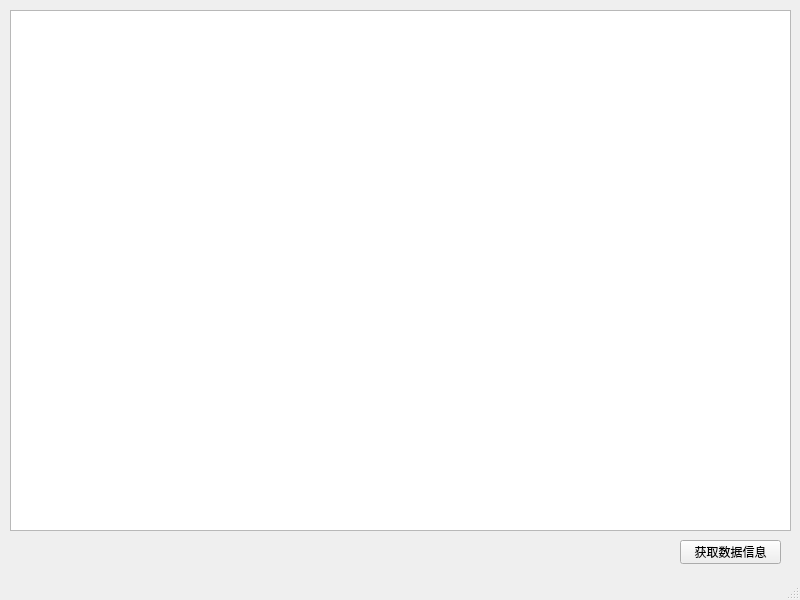
<?xml version="1.0" encoding="UTF-8"?>
<ui version="4.0">
 <class>MainWindow</class>
 <widget class="QMainWindow" name="MainWindow">
  <property name="geometry">
   <rect>
    <x>0</x>
    <y>0</y>
    <width>800</width>
    <height>600</height>
   </rect>
  </property>
  <property name="windowTitle">
   <string>Http应用程序</string>
  </property>
  <widget class="QWidget" name="centralwidget">
   <widget class="QTextBrowser" name="textBrowser">
    <property name="geometry">
     <rect>
      <x>10</x>
      <y>10</y>
      <width>781</width>
      <height>521</height>
     </rect>
    </property>
   </widget>
   <widget class="QPushButton" name="pushButton_GetData">
    <property name="geometry">
     <rect>
      <x>680</x>
      <y>540</y>
      <width>101</width>
      <height>24</height>
     </rect>
    </property>
    <property name="text">
     <string>获取数据信息</string>
    </property>
   </widget>
   <widget class="QLabel" name="label">
    <property name="geometry">
     <rect>
      <x>330</x>
      <y>540</y>
      <width>311</width>
      <height>21</height>
     </rect>
    </property>
    <property name="text">
     <string/>
    </property>
   </widget>
  </widget>
  <widget class="QStatusBar" name="statusbar"/>
 </widget>
 <resources/>
 <connections/>
</ui>
